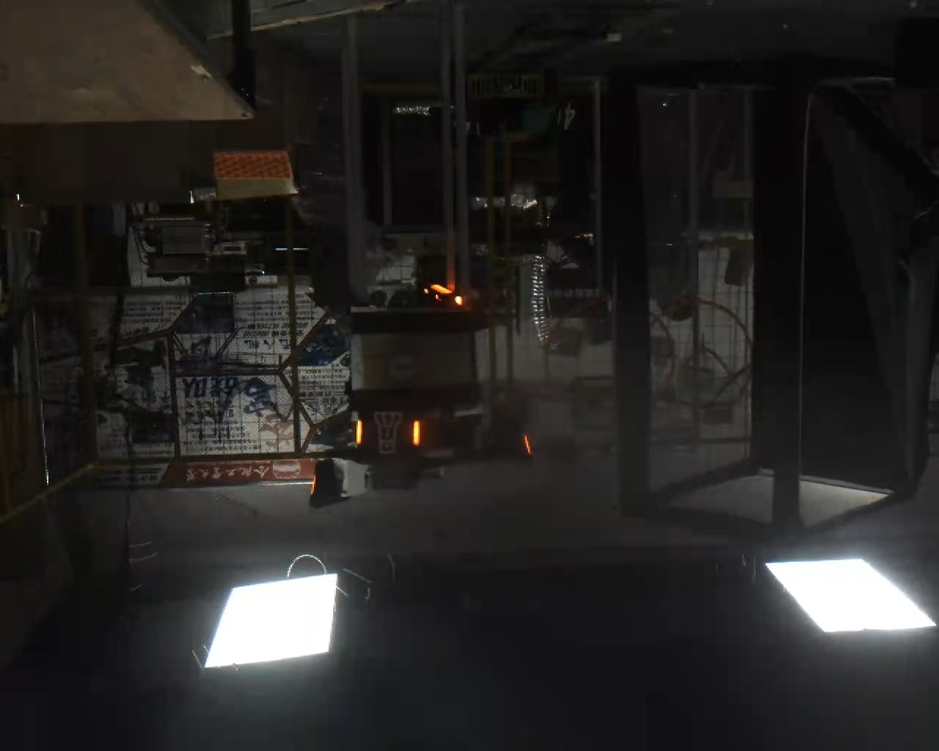
//> input picture last task/images/outpost_frame.png, 939 x 751 px, shrunk from 1280 x 1024 before the run
$ ./main   (built with g++ and OpenCV 4)
//> lines starting //> are read from the running program, lines starting //| are printed output that depends on the picture; after the words box and inside, x2 and y2 are one past the last pixel; in counts of white or black regions, pixels touching at a corner belong together
#include<opencv2/opencv.hpp>
#include<iostream>
using namespace std;
using namespace cv;
int H_min=0;
int H_max=33;
int S_min=102;
int S_max=255;
int V_min=134;
int V_max=255;
Mat hsv, hsv_mask;
void trackbar(int, void*);
int main() {
	Mat src = imread("../../../../images/outpost_frame.png");
//> src is the input picture: 751 rows x 939 cols, CV_8UC3; mean B, G, R 35.5, 37, 38.3
	if (src.empty())
		return -1;
	imshow("src", src);
	waitKey();
	cvtColor(src, hsv, COLOR_BGR2HSV);
//> hsv: 751 rows x 939 cols, CV_8UC3; mean H, S, V 55.2, 36.3, 39.3
	medianBlur(hsv, hsv, 3);
//> hsv: 751 rows x 939 cols, CV_8UC3; mean H, S, V 55, 36.1, 39.2
	namedWindow("inrange");
     createTrackbar("H_min", "inrange", &H_min, 179, trackbar);
     createTrackbar("H_max", "inrange", &H_max, 179, trackbar);
     createTrackbar("S_min", "inrange", &S_min, 255, trackbar);
     createTrackbar("S_max", "inrange", &S_max, 255, trackbar);
     createTrackbar("V_min", "inrange", &V_min, 255, trackbar);
     createTrackbar("V_max", "inrange", &V_max, 255, trackbar);
     trackbar(0, 0);
//> in trackbar, `inRange(hsv, Scalar(H_min, S_min, V_min), Scalar(H_max, S_max, V_max),..`:
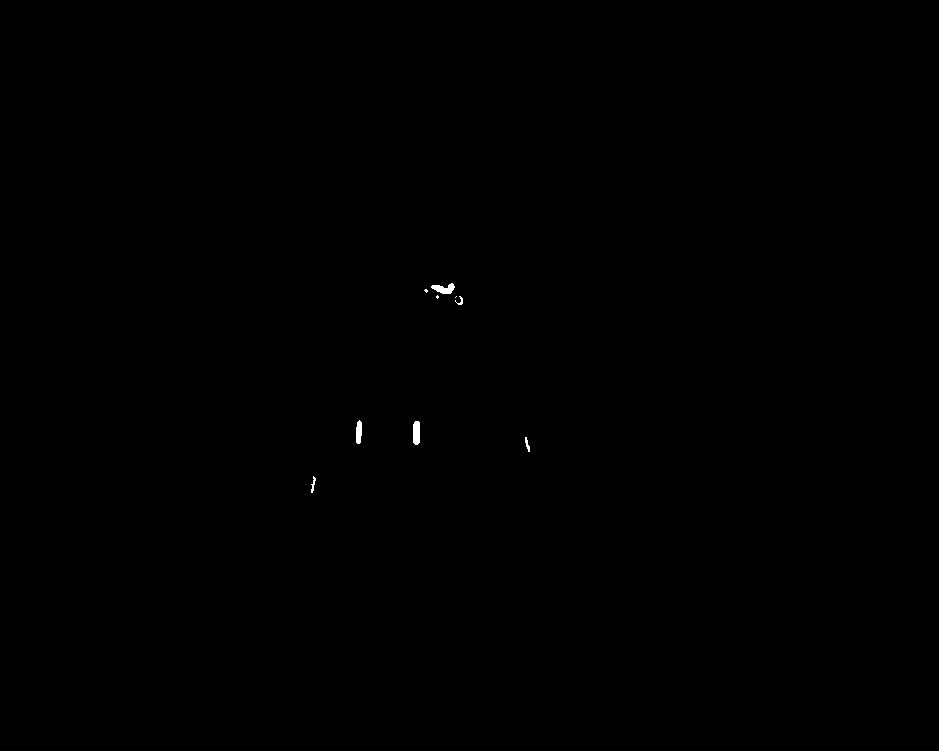
//> hsv_mask: 751 rows x 939 cols, CV_8UC1; 0.08% white; 9 white regions (3 under 20 px)
     waitKey();
	 imwrite("../../../../output/hsv_mask.jpg", hsv_mask);
	vector<vector<Point>>contours;
	vector<Point2f>points;
	findContours(hsv_mask, contours, RETR_EXTERNAL, CHAIN_APPROX_SIMPLE);
//> contours = 9 contours, 4 with area under 20; largest, box (x1, y1, x2, y2) and area: (413, 421, 420, 445) 130, (431, 283, 455, 294) 128, (356, 420, 362, 444) 96, (525, 437, 530, 452) 22, (311, 476, 316, 493) 21

	for (int i = 0;i < contours.size();i++) {
		Rect box = boundingRect(contours[i]);
		float a = box.height;
		float b = box.width;

		if ((a / b) > 3&&a*b>200)
		{
			Point2f pts[4];
			pts[0] =Point(box.x           ,box.y);
			pts[1] =Point(box.x+box.width ,box.y);
			pts[2] =Point(box.x+box.width ,box.y+ box.height);
			pts[3] = Point(box.x, box.y + box.height);

			for (int k = 0;k < 4;k++) {
				line(src, pts[k], pts[(k + 1) % 4], Scalar(0, 255, 0));
				points.push_back(pts[k]);
			}
		}
	}
//> this loop made 9 passes
//> (box, a, b) on passes 1 to 9: (Rect(311, 476, 5, 17), 17, 5), (Rect(525, 437, 5, 15), 15, 5), (Rect(413, 421, 7, 24), 24, 7), (Rect(356, 420, 6, 24), 24, 6), (Rect(455, 296, 8, 9), 9, 8), (Rect(455, 296, 2, 2), 2, 2), (Rect(436, 295, 3, 4), 4, 3), (Rect(424, 289, 4, 4), 4, 4), (Rect(431, 283, 24, 11), 11, 24)

	if (points.size() == 8) {
		cout << "结果合法"<<endl;
		RotatedRect box = minAreaRect(points);
		Point2f pts[4];
		box.points(pts);
		cout << "四个点坐标：" << endl;
		for (int k = 0;k < 4;k++) {
			line(src, pts[k], pts[(k + 1) % 4], Scalar(255, 0, 0));
			cout << pts[k] << endl;
		}
		cout << "装甲中心：\n" << box.center << endl;

		circle(src, box.center, 5, Scalar(0, 0, 255),-1);
		imshow("dst", src);
		imwrite("../../../../output/dst.jpg", src);
		waitKey();
	}

}
void trackbar(int, void*) {
	inRange(hsv, Scalar(H_min, S_min, V_min), Scalar(H_max, S_max, V_max), hsv_mask);
	imshow("inrange", hsv_mask);

}
